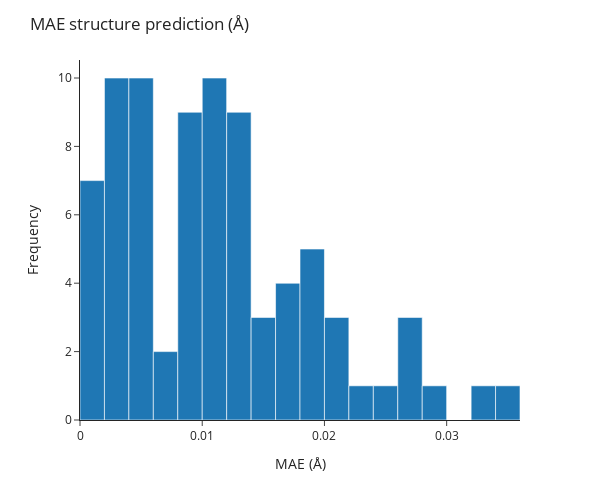

Notebook code cell kept with this figure:
### Code cell
all_mae_norms = []

for idx, data in enumerate(train_loader):

    interpolated_ts_coords = data.pos_interpolated_transition_state.detach().numpy()
    real_ts_coords = data.pos_transition_state.detach().numpy()
    difference_ts_coords = interpolated_ts_coords - real_ts_coords
    norm_difference_ts_coords = np.linalg.norm(difference_ts_coords, axis=1)

    # Mean absolute error
    mae = np.mean(norm_difference_ts_coords)
    all_mae_norms.append(mae)

    # Plot the real and interpolated TS structures
    # with two different colors on the same plot
    fig = px.scatter_3d(
        x=np.concatenate((real_ts_coords[:, 0], interpolated_ts_coords[:, 0])),
        y=np.concatenate((real_ts_coords[:, 1], interpolated_ts_coords[:, 1])),
        z=np.concatenate((real_ts_coords[:, 2], interpolated_ts_coords[:, 2])),
        color=np.concatenate((np.zeros(len(real_ts_coords)), np.ones(len(interpolated_ts_coords)))),
    )

    # Set the title of the plot as the mean absolute error
    fig.update_layout(title=f"MAE of structure prediction: {mae:.3f} Å")
    fig.write_html(f"plots/hamiltonian_model/interpolated_ts_{idx}_mae_{mae:.3f}.html")

# Plot a histogram of the MAE
fig = px.histogram(x=all_mae_norms, nbins=20, template="simple_white")
fig.update_layout(title="MAE structure prediction (Å)")
fig.update_xaxes(title_text="MAE (Å)")
fig.update_yaxes(title_text="Frequency")
fig.write_html("plots/hamiltonian_model/interpolated_ts_mae_histogram.html")

# Reduce the aspect ratio
fig.update_layout(
    autosize=False,
    width=600,
    height=500,
)

fig.show()

### Figure 1 — Plotly figure (JSON) as saved in the notebook; plotly's stock layout.template omitted (floating-point values rounded to 4 significant figures)
{"data": [{"alignmentgroup": "True", "bingroup": "x", "hovertemplate": "x=%{x}<br>count=%{y}<extra></extra>", "legendgroup": "", "marker": {"color": "#1F77B4", "pattern": {"shape": ""}}, "name": "", "nbinsx": 20, "offsetgroup": "", "orientation": "v", "showlegend": false, "type": "histogram", "x": [0.0102, 0.01179, 0.001771, 0.003756, 0.005501, 0.01123, 0.009695, 0.02622, 0.0328, 0.01641, 0.003167, 0.00809, 0.005217, 0.00274, 0.001053, 0.01561, 0.005835, 0.0009167, 0.003934, 0.0228, 0.01171, 0.004882, 0.004541, 0.01353, 0.009531, 0.006978, 0.003072, 0.009415, 0.02092, 0.004854, 0.007759, 0.0004311, 0.01654, 0.001392, 0.01898, 0.01182, 0.004794, 0.01293, 0.01348, 0.003399, 0.008663, 0.01821, 0.0135, 0.003758, 0.0219, 0.008578, 0.002083, 0.01236, 0.0128, 0.02724, 0.01977, 0.012, 0.01238, 0.0114, 0.004162, 0.01436, 0.01809, 0.009114, 0.01031, 0.03529, 0.004773, 0.002126, 0.01705, 0.02174, 0.002333, 0.0191, 0.004153, 0.01707, 0.001452, 0.01062, 0.02836, 0.01467, 0.01217, 0.02666, 0.009476, 0.0005024, 0.00926, 0.01197, 0.01107, 0.02462], "xaxis": "x", "yaxis": "y"}], "layout": {"autosize": false, "barmode": "relative", "height": 500, "legend": {"tracegroupgap": 0}, "margin": {"t": 60}, "title": {"text": "MAE structure prediction (Å)"}, "width": 600, "xaxis": {"anchor": "y", "domain": [0, 1], "title": {"text": "MAE (Å)"}}, "yaxis": {"anchor": "x", "domain": [0, 1], "title": {"text": "Frequency"}}}}
